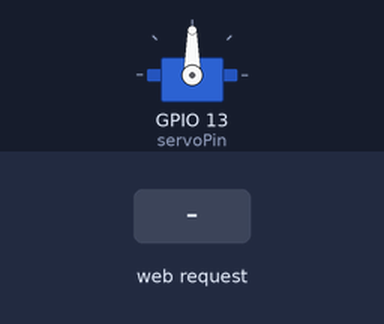
Bench run of a sketch on a simulated ESP32. Shown: servo. The test bench sets the inputs (shaded band). WiFi joins after 1.5 s; servers stay silent unless stated; what the sketch prints to the serial monitor is not drawn.

Above: at 2.7 s.
2.8 s: HTTP request GET /servo received
At 4.0 s:
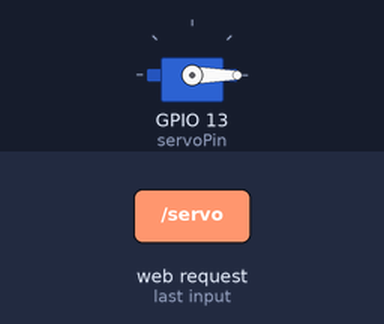
4.3 s: HTTP request GET /servo?pos=120 received
At 5.3 s:
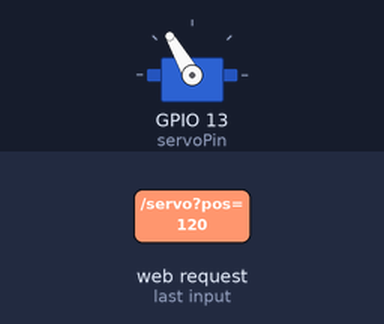
5.8 s: HTTP request GET /servo?pos=0 received
At 6.5 s:
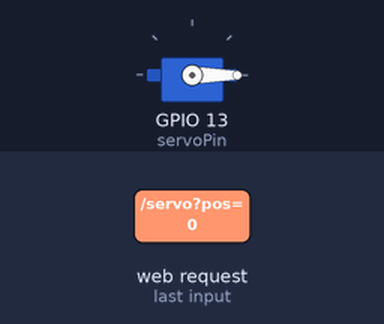
Timing chart, 0 to 8.8 s (numbered marks = the images above; inputs shaded):
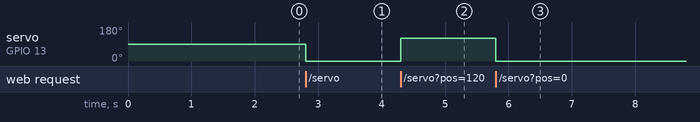

Measured:
- after the input at 2.8 s, servo on GPIO 13 (servoPin): 90° → 0° at once
- after the input at 4.3 s, servo on GPIO 13 (servoPin): 0° → 120° at once
- after the input at 5.8 s, servo on GPIO 13 (servoPin): 120° → 0° at once

The sketch:

Super_Servo.ino
```cpp
#include <WiFi.h>
#include <WebServer.h>
#include <ESP32Servo.h>

// Replace with your network credentials
const char* ssid = "ROCKSTAR";
const char* password = "1234567890";

WebServer server(80);
Servo myservo;

int servoPin = 13;  // GPIO pin connected to the servo

void setup() {
  myservo.attach(servoPin);  // attach servo to pin
  Serial.begin(115200);

  // Connect to Wi-Fi
  WiFi.begin(ssid, password);
  while (WiFi.status() != WL_CONNECTED) {
    delay(500);
    Serial.print(".");
  }

  // Print the IP address
  Serial.println(WiFi.localIP());

  // Define routes
  server.on("/", HTTP_GET, handleRoot);
  server.on("/servo", HTTP_GET, handleServo);

  // Start server
  server.begin();
}

void loop() {
  server.handleClient();
}

void handleRoot() {
  String html = "<html><head><title>Servo Control</title></head><body>"
                "<h1>Servo Control Interface</h1>"
                "<p><a href=\"/servo?pos=90\">Turn Servo to 90°</a></p>"
                "<p><a href=\"/servo?pos=180\">Turn Servo to 180°</a></p>"
                "<p><a href=\"/servo?pos=0\">Turn Servo to 0°</a></p>"
                "</body></html>";
  server.send(200, "text/html", html);
}

void handleServo() {
  String position = server.arg("pos");
  int angle = position.toInt();
  myservo.write(angle);  // Move servo to angle

  String html = "<html><head><title>Servo Moved</title></head><body>"
                "<h1>Servo Moved to " + position + "°</h1>"
                "<p><a href=\"/\">Return to Home</a></p>"
                "</body></html>";
  server.send(200, "text/html", html);
}
```
